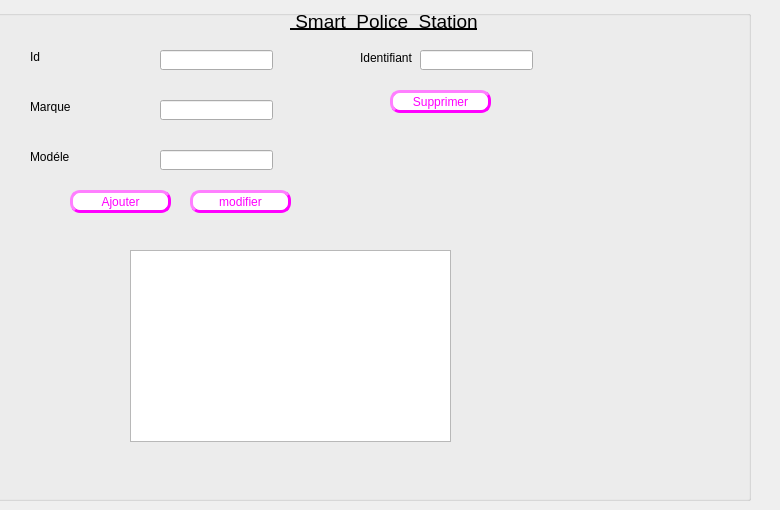
     <widget class="QWidget" name="mission">
      <attribute name="title">
       <string>VEHICULE</string>
      </attribute>
      <widget class="QGroupBox" name="groupBox_3">
       <property name="geometry">
        <rect>
         <x>-20</x>
         <y>10</y>
         <width>771</width>
         <height>491</height>
        </rect>
       </property>
       <property name="title">
        <string/>
       </property>
       <widget class="QPushButton" name="pb_ajouter_2">
        <property name="geometry">
         <rect>
          <x>90</x>
          <y>180</y>
          <width>101</width>
          <height>23</height>
         </rect>
        </property>
        <property name="styleSheet">
         <string notr="true">background-color:white; 
color: rgb(255, 0, 255);
border-style:outset ; 
border-width:3px ; 
border-radius:10px;</string>
        </property>
        <property name="text">
         <string>Ajouter</string>
        </property>
       </widget>
       <widget class="QLabel" name="label_40">
        <property name="geometry">
         <rect>
          <x>50</x>
          <y>40</y>
          <width>47</width>
          <height>13</height>
         </rect>
        </property>
        <property name="text">
         <string>Id</string>
        </property>
       </widget>
       <widget class="QLabel" name="label_41">
        <property name="geometry">
         <rect>
          <x>50</x>
          <y>90</y>
          <width>47</width>
          <height>13</height>
         </rect>
        </property>
        <property name="text">
         <string>Marque</string>
        </property>
       </widget>
       <widget class="QLabel" name="label_42">
        <property name="geometry">
         <rect>
          <x>50</x>
          <y>140</y>
          <width>47</width>
          <height>13</height>
         </rect>
        </property>
        <property name="text">
         <string>Modéle</string>
        </property>
       </widget>
       <widget class="QPushButton" name="pb_supprimer_2">
        <property name="geometry">
         <rect>
          <x>410</x>
          <y>80</y>
          <width>101</width>
          <height>23</height>
         </rect>
        </property>
        <property name="styleSheet">
         <string notr="true">background-color:white; 
color: rgb(255, 0, 255);
border-style:outset ; 
border-width:3px ; 
border-radius:10px;</string>
        </property>
        <property name="text">
         <string>Supprimer</string>
        </property>
       </widget>
       <widget class="QLineEdit" name="le_id_2">
        <property name="geometry">
         <rect>
          <x>180</x>
          <y>40</y>
          <width>113</width>
          <height>20</height>
         </rect>
        </property>
       </widget>
       <widget class="QLineEdit" name="le_nom_2">
        <property name="geometry">
         <rect>
          <x>180</x>
          <y>90</y>
          <width>113</width>
          <height>20</height>
         </rect>
        </property>
       </widget>
       <widget class="QLineEdit" name="le_prenom">
        <property name="geometry">
         <rect>
          <x>180</x>
          <y>140</y>
          <width>113</width>
          <height>20</height>
         </rect>
        </property>
       </widget>
       <widget class="QTableView" name="tab_vehicule">
        <property name="geometry">
         <rect>
          <x>150</x>
          <y>240</y>
          <width>321</width>
          <height>192</height>
         </rect>
        </property>
       </widget>
       <widget class="QLabel" name="label_43">
        <property name="geometry">
         <rect>
          <x>380</x>
          <y>40</y>
          <width>61</width>
          <height>16</height>
         </rect>
        </property>
        <property name="text">
         <string>Identifiant</string>
        </property>
       </widget>
       <widget class="QLineEdit" name="le_id_supp">
        <property name="geometry">
         <rect>
          <x>440</x>
          <y>40</y>
          <width>113</width>
          <height>20</height>
         </rect>
        </property>
       </widget>
       <widget class="QPushButton" name="modifier_vehicule">
        <property name="geometry">
         <rect>
          <x>210</x>
          <y>180</y>
          <width>101</width>
          <height>23</height>
         </rect>
        </property>
        <property name="styleSheet">
         <string notr="true">background-color:white; 
color: rgb(255, 0, 255);
border-style:outset ; 
border-width:3px ; 
border-radius:10px;</string>
        </property>
        <property name="text">
         <string>modifier</string>
        </property>
       </widget>
       <widget class="QLabel" name="text">
        <property name="geometry">
         <rect>
          <x>310</x>
          <y>0</y>
          <width>231</width>
          <height>22</height>
         </rect>
        </property>
        <property name="sizePolicy">
         <sizepolicy hsizetype="Preferred" vsizetype="Maximum">
          <horstretch>0</horstretch>
          <verstretch>0</verstretch>
         </sizepolicy>
        </property>
        <property name="font">
         <font>
          <family>Arial</family>
          <pointsize>14</pointsize>
          <weight>50</weight>
          <bold>false</bold>
          <underline>true</underline>
         </font>
        </property>
        <property name="text">
         <string> Smart  Police  Station</string>
        </property>
        <property name="textFormat">
         <enum>Qt::PlainText</enum>
        </property>
       </widget>
       <widget class="QLabel" name="label_44">
        <property name="geometry">
         <rect>
          <x>10</x>
          <y>-20</y>
          <width>1041</width>
          <height>491</height>
         </rect>
        </property>
        <property name="text">
         <string/>
        </property>
        <property name="pixmap">
         <pixmap>../../Integration/integration/ifinal/ranger-4df6c1b6.png</pixmap>
        </property>
       </widget>
       <widget class="QLabel" name="label_81">
        <property name="geometry">
         <rect>
          <x>10</x>
          <y>-10</y>
          <width>731</width>
          <height>551</height>
         </rect>
        </property>
        <property name="styleSheet">
         <string notr="true">*{
background-color :transparent;
border-image:url(D:/projetC++/integration_base/pictures_base/p.png);
}</string>
        </property>
        <property name="text">
         <string/>
        </property>
       </widget>
       <zorder>label_81</zorder>
       <zorder>label_44</zorder>
       <zorder>pb_ajouter_2</zorder>
       <zorder>label_40</zorder>
       <zorder>label_41</zorder>
       <zorder>label_42</zorder>
       <zorder>pb_supprimer_2</zorder>
       <zorder>le_id_2</zorder>
       <zorder>le_nom_2</zorder>
       <zorder>le_prenom</zorder>
       <zorder>tab_vehicule</zorder>
       <zorder>label_43</zorder>
       <zorder>le_id_supp</zorder>
       <zorder>modifier_vehicule</zorder>
       <zorder>text</zorder>
      </widget>
     </widget>
